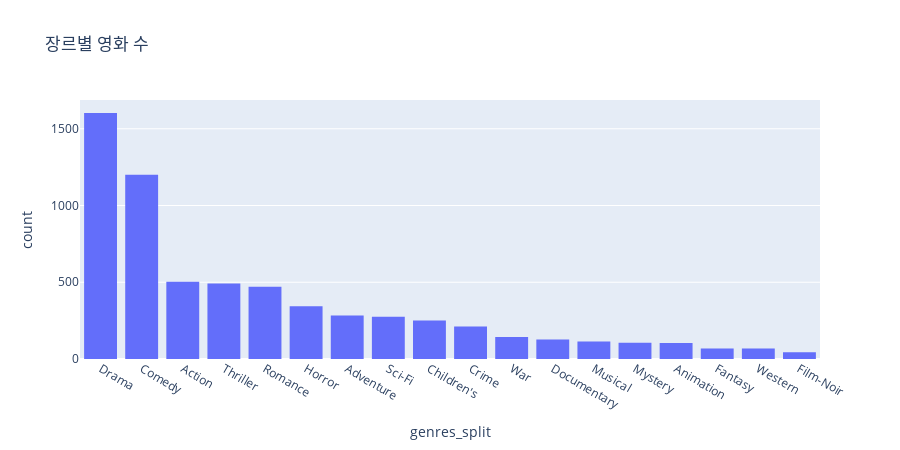

Notebook code cell kept with this figure:
### Code cell
# plotly 버전(로컬 환경 또는 클라우드 노트북 환경에서 실행시켜 주세요!)
px.histogram(movies_exploded, x='genres_split', height=450, title='장르별 영화 수').update_xaxes(categoryorder="total descending")

### Figure 1 — Plotly figure (JSON) as saved in the notebook; plotly's stock layout.template omitted (floating-point values rounded to 4 significant figures; data arrays with more than 128 entries replaced by an {"elided": "..."} marker saying what was removed)
{"data": [{"bingroup": "x", "hovertemplate": "genres_split=%{x}<br>count=%{y}<extra></extra>", "legendgroup": "", "marker": {"color": "#636efa", "pattern": {"shape": ""}}, "name": "", "orientation": "v", "showlegend": false, "type": "histogram", "x": {"elided": "6408 str values"}, "xaxis": "x", "yaxis": "y"}], "layout": {"barmode": "relative", "height": 450, "legend": {"tracegroupgap": 0}, "title": {"text": "장르별 영화 수"}, "xaxis": {"anchor": "y", "categoryorder": "total descending", "domain": [0, 1], "title": {"text": "genres_split"}}, "yaxis": {"anchor": "x", "domain": [0, 1], "title": {"text": "count"}}}}
